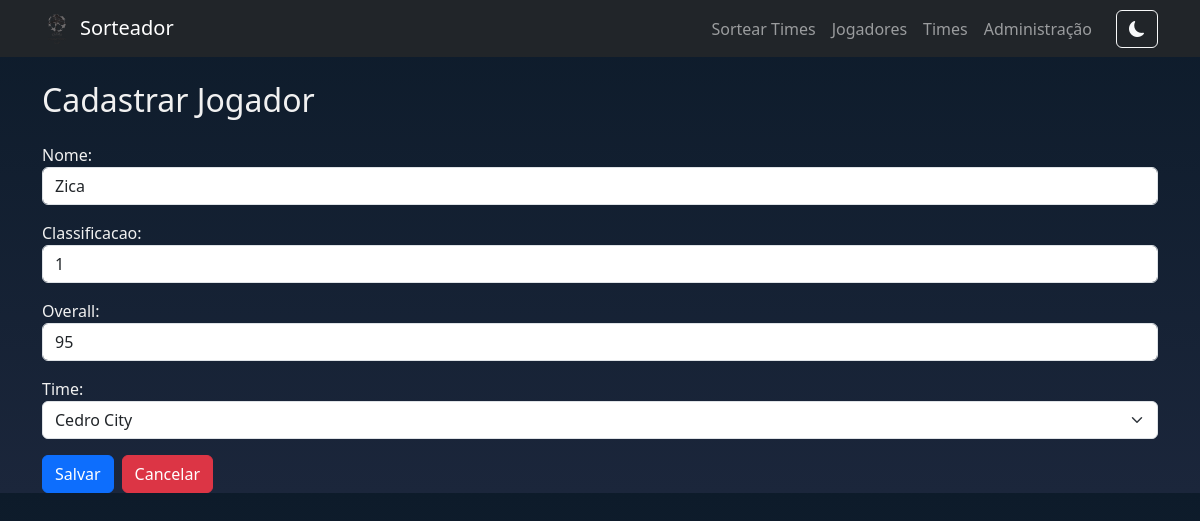
/jogadores/editar/31/, run on an earlier commit of the app's database.
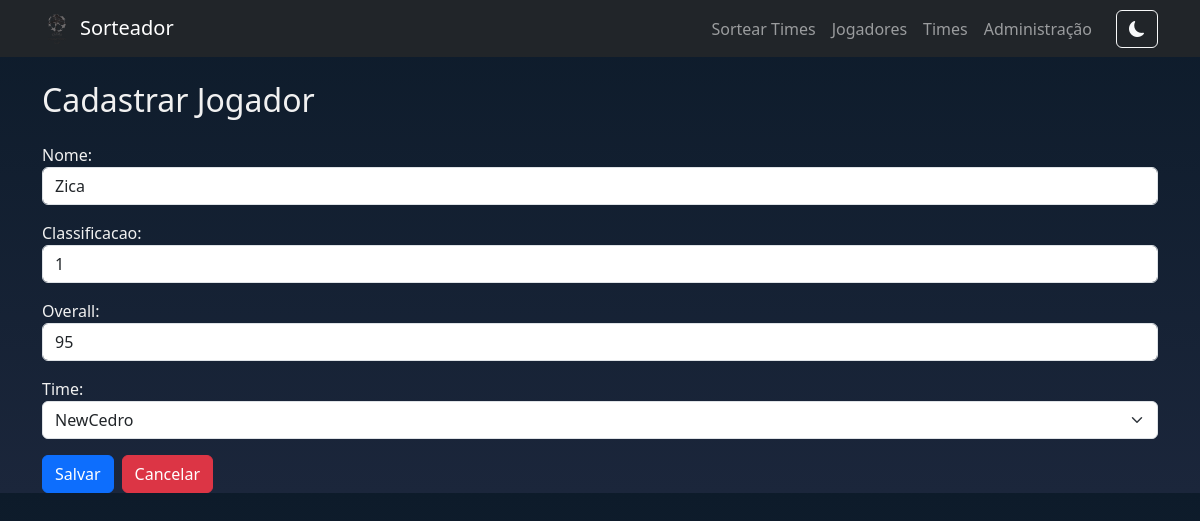
And on a later commit of the database.
### SortApp/models.py (models this page shows, shortened)
class Jogador(models.Model):
    nome = models.CharField(max_length=100)
    classificacao = models.PositiveIntegerField()
    overall = models.PositiveIntegerField()
    time = models.ForeignKey(Time, on_delete=models.SET_NULL, related_name='jogadores', null=True, blank=True)

class Time(models.Model):
    nome = models.CharField(max_length=100, unique=True)
    escudo = models.ImageField(upload_to='escudos/')
    def __str__(self):
        return self.nome

### SortApp/views.py (the view)
# urls.py: path('jogadores/editar/<int:jogador_id>/', views.editar_jogador, name='editar_jogador'),
def editar_jogador(request, jogador_id):
    jogador = get_object_or_404(Jogador, id=jogador_id)
    if request.method == 'POST':
        form = JogadorForm(request.POST, instance=jogador)
        if form.is_valid():
            form.save()
            return redirect('listar_jogadores')
    else:
        form = JogadorForm(instance=jogador)
    return render(request, 'cadastrar_jogador.html', {'form': form, 'editando': True})

### SortApp/forms.py
class JogadorForm(forms.ModelForm):
    class Meta:
        model = Jogador
        fields = ['nome', 'classificacao', 'overall', 'time']
        widgets = {
            'nome': forms.TextInput(attrs={'class': 'form-control'}),
            'classificacao': forms.NumberInput(attrs={'class': 'form-control'}),
            'overall': forms.NumberInput(attrs={'class': 'form-control'}),
            'time': forms.Select(attrs={'class': 'form-select'}),
        }

### SortApp/templates/cadastrar_jogador.html (shortened to what this page needs)
{% extends 'base.html' %}
{% block content %}
<h2 class="mb-4">Cadastrar Jogador</h2>
<form method="post" class="mt-3">
    {{ form.as_p }}
    <div class="d-flex gap-2 mt-3">
        <button type="submit" class="btn btn-primary">Salvar</button>
        <a href="{% url 'listar_jogadores' %}" class="btn btn-danger">Cancelar</a>
    </div>
</form>
{% endblock %}

What changed in the data, as far as the page shows it:
changed Jogador "Zica": time "Cedro City" → "NewCedro"
